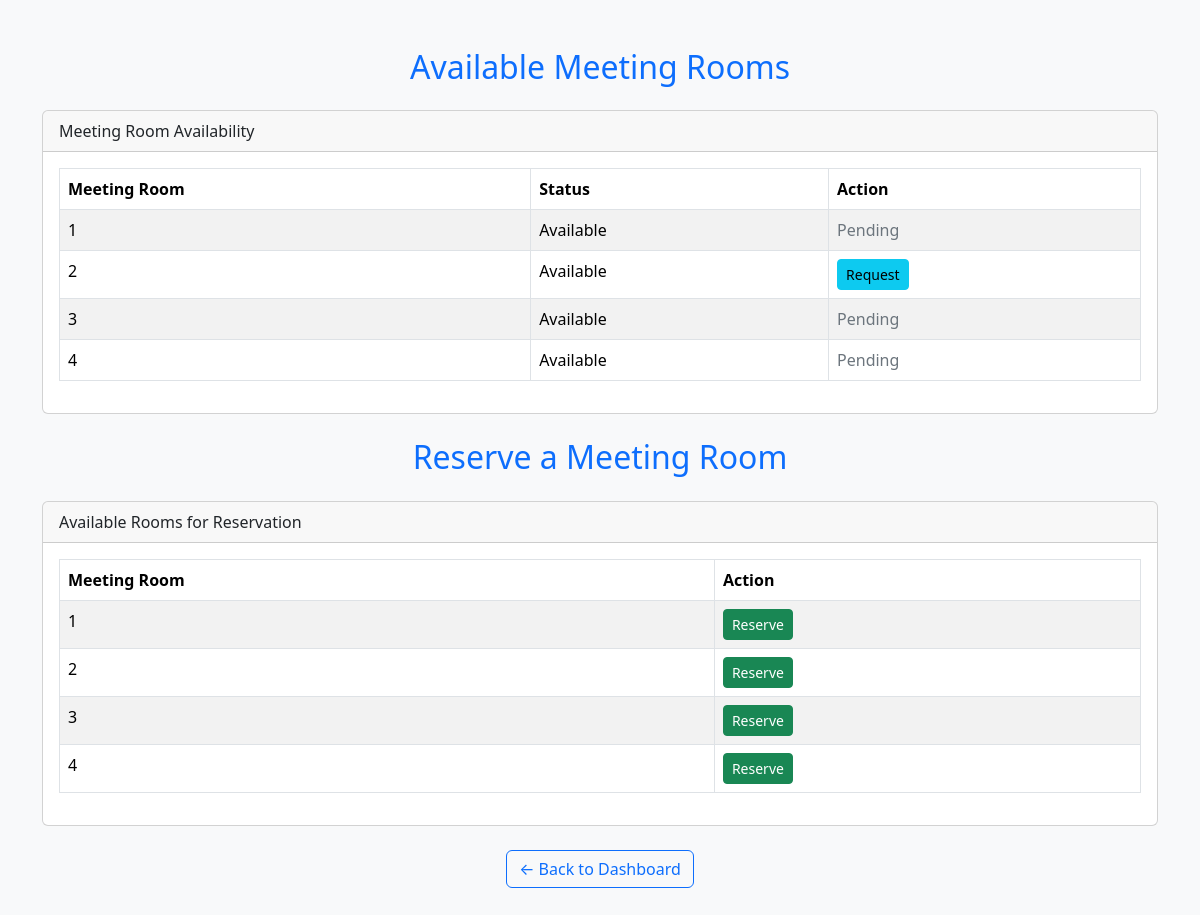
/student_RRR.php (signed in), run on the app's committed database.
### tables this page shows
CREATE TABLE `meeting_rooms` (
  `room_id` int(11) NOT NULL,
  `Status` enum('Available','Unavailable','In Session','') NOT NULL
);

### student_RRR.php (the view, shortened to what this page needs)
<?php
include('db_connection.php');
$student_number = $_SESSION['student_number'];
$sql = "SELECT * FROM meeting_rooms";
$result = $conn->query($sql);
?>
<!DOCTYPE html>
<html lang="en">
<head>
    <link href="https://cdn.jsdelivr.net/npm/bootstrap@5.3.3/dist/css/bootstrap.min.css" rel="stylesheet">
</head>
<body class="bg-light">
    <div class="container py-5">
        <h2 class="mb-4 text-center text-primary">Available Meeting Rooms</h2>
        <div class="card mb-4">
            <div class="card-header">
                Meeting Room Availability
            </div>
            <div class="card-body">
                <table class="table table-bordered table-striped">
                    <thead>
                        <tr>
                            <th>Meeting Room</th>
                            <th>Status</th>
                            <th>Action</th>
                        </tr>
                    </thead>
                    <tbody>
                    <?php while ($row = $result->fetch_assoc()) :
    $room_id = $row['room_id'];
    $stmt = $conn->prepare("SELECT * FROM mr_requests WHERE room_id = ? AND student_number = ? AND Status = 'Pending' LIMIT 1");
    $stmt->bind_param("is", $room_id, $student_number);
    $stmt->execute();
    $pendingResult = $stmt->get_result();
    $isPending = $pendingResult->num_rows > 0;
?>
    <tr>
        <td><?php echo htmlspecialchars($room_id); ?></td>
        <td><?php echo htmlspecialchars($row['Status']); ?></td>
        <td>
            <?php if ($row['Status'] === 'In Session'): ?>
                <span class="text-warning">Please wait</span>
            <?php elseif ($row['Status'] === 'Unavailable'): ?>
           <?php elseif ($isPending): ?>
                <span class="text-secondary">Pending</span>
            <?php else: ?>
                <a href="request_room.php?room_id=<?= $room_id ?>" class="btn btn-info btn-sm">Request</a>
            <?php endif; ?>
        </td>
    </tr>
<?php endwhile; ?>
                    </tbody>
                </table>
            </div>
        </div>
        <h2 class="mb-4 text-center text-primary">Reserve a Meeting Room</h2>
        <div class="card">
            <div class="card-header">
                Available Rooms for Reservation
            </div>
            <div class="card-body">
                <table class="table table-bordered table-striped">
                    <thead>
                        <tr>
                            <th>Meeting Room</th>
                            <th>Action</th>
                        </tr>
                    </thead>
                    <tbody>
                    <?php
$sql = "SELECT room_id FROM meeting_rooms";
$result = $conn->query($sql);
$stmt = $conn->prepare("SELECT Status FROM mr_reservations WHERE room_id = ? AND student_number = ? LIMIT 1");
while ($row = $result->fetch_assoc()) :
    $room_id = $row['room_id'];
    $stmt->bind_param("is", $room_id, $student_number);
    $stmt->execute();
    $reservationResult = $stmt->get_result();
    $status = null;
    if ($res = $reservationResult->fetch_assoc()) {
        $status = $res['Status'];
    }
?>
    <tr>
        <td><?php echo htmlspecialchars($room_id); ?></td>
        <td>
            <?php if ($status === 'Pending'): ?>
                <span class="text-secondary">Pending</span>
            <?php elseif ($status === 'Approved'): ?>
                <a href="reserv_aprob.php?room_id=<?= $room_id ?>" class="text-success text-decoration-none">Reservation Approved :D</a>
            <?php else: ?>
                <a href="reserve_room.php?room_id=<?= $room_id ?>" class="btn btn-success btn-sm">Reserve</a>
            <?php endif; ?>
        </td>
    </tr>
<?php endwhile; ?>
                    </tbody>
                </table>
            </div>
        </div>
        <div class="mt-4 text-center">
            <a href="student_dashboard.php" class="btn btn-outline-primary">← Back to Dashboard</a>
        </div>
    </div>
</body>
</html>

### data on the page
meeting_rooms: room_id "1", Status "Available", shows "Pending"
meeting_rooms: room_id "2", Status "Available"
meeting_rooms: room_id "3", Status "Available", shows "Pending"
meeting_rooms: room_id "4", Status "Available", shows "Pending"
